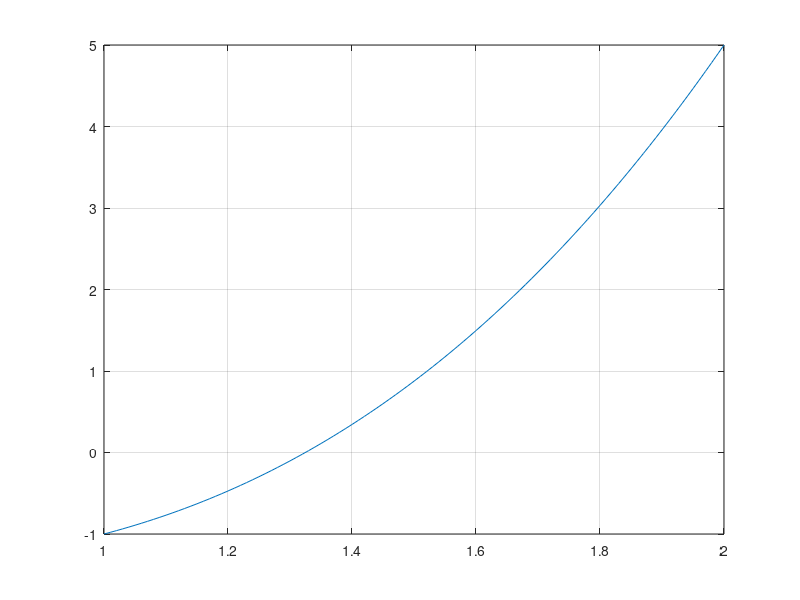

Write the MATLAB code that produced this figure.
clear all
clc
x=1:0.01:2
y=x.^3-x-1
plot(x,y)
grid on
hold on
f=@(x) x.^3-x-1
x0=1
while abs(f(x0))>0.00001
x0=x0-((x0.^3-x0-1)/(3*x0.^2-1))
end
